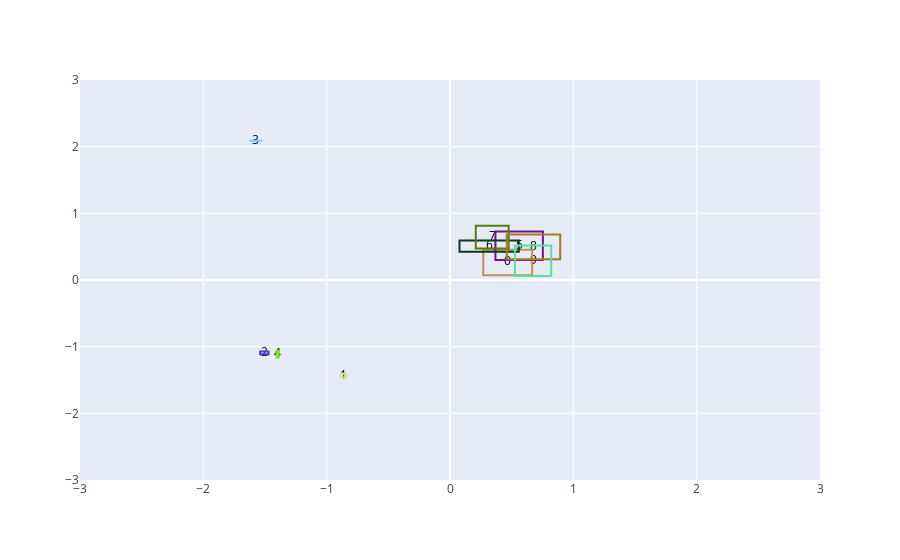
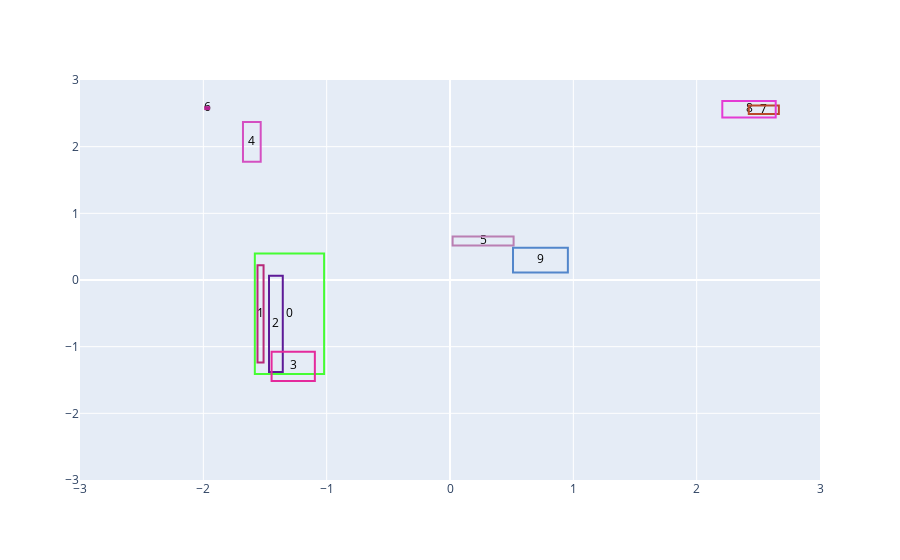

These figures' notebook cell, in order:
### Code cell
import matplotlib.patches as patches
from copy import copy
import matplotlib.pyplot as plt
import matplotlib.patches as patches
import matplotlib._color_data as mcd
import random
import plotly.graph_objects as go

colors = [name for name in mcd.CSS4_COLORS
           if "xkcd:" + name in mcd.XKCD_COLORS]


def extract_embeddings(boxes):
        list_box = []
        list_box.append(boxes.z.data.tolist())
        list_box.append(boxes.Z.data.tolist())        

        rect = patches.Rectangle((list_box[0][0], list_box[0][1]), 
                    list_box[1][0] - list_box[0][0], 
                    list_box[1][1] - list_box[0][1])
        
        rx, ry = rect.get_xy()
        cx = rx + rect.get_width()/2.0
        cy = ry + rect.get_height()/2.0

        return rect, [list_box[0][0], list_box[0][1], list_box[1][0], list_box[1][1]], cx, cy

lis_all = list(range(10))
center_x = []
center_y = []
words = []
all_rect = []
points = []

for i in lis_all:
    emb = boxes_target[i]
    rect, p, cx, cy = extract_embeddings(emb)
    all_rect.append(rect)
    points.append(p)
    center_x.append(cx)
    center_y.append(cy)
    words.append(str(i))

fig = go.Figure()

fig.add_trace(
    go.Scatter(
        x=center_x,
        y=center_y,
        mode="text",
        text=words,
        textposition="middle center",
        textfont=dict(color="black"),
    )
)

fig.update_xaxes(range=[-3, +3])
fig.update_yaxes(range=[-3, +3])

for i, point in enumerate(points):
  color = "#%06x" % random.randint(0, 0xFFFFFF)
  fig.add_shape(type="rect",
      x0=point[0], y0=point[1], x1=point[2], y1=point[3],
      line=dict(color=color),
  )

fig.update_layout(margin=dict(l=80, r=80, t=80, b=80),)

fig.show()

lis_all = list(range(10))
center_x = []
center_y = []
words = []
all_rect = []
points = []

for i in lis_all:
    emb = boxes_context[i]
    rect, p, cx, cy = extract_embeddings(emb)
    all_rect.append(rect)
    points.append(p)
    center_x.append(cx)
    center_y.append(cy)
    words.append(str(i))

fig1 = go.Figure()

fig1.add_trace(
    go.Scatter(
        x=center_x,
        y=center_y,
        mode="text",
        text=words,
        textposition="middle center",
        textfont=dict(color="black"),
    )
)

fig1.update_xaxes(range=[-3, +3])
fig1.update_yaxes(range=[-3, +3])

for i, point in enumerate(points):
  color = "#%06x" % random.randint(0, 0xFFFFFF)
  fig1.add_shape(type="rect",
      x0=point[0], y0=point[1], x1=point[2], y1=point[3],
      line=dict(color=color),
  )

fig1.update_layout(margin=dict(l=80, r=80, t=80, b=80),)

fig1.show()

### Figure 1 — Plotly figure (JSON) as saved in the notebook; plotly's stock layout.template omitted (floating-point values rounded to 4 significant figures)
{"data": [{"mode": "text", "text": ["0", "1", "2", "3", "4", "5", "6", "7", "8", "9"], "textfont": {"color": "black"}, "textposition": "middle center", "type": "scatter", "x": [0.468, -0.8624, -1.505, -1.574, -1.398, 0.5606, 0.3173, 0.3422, 0.677, 0.6733], "y": [0.263, -1.435, -1.094, 2.09, -1.114, 0.5146, 0.5068, 0.6427, 0.4971, 0.2898]}], "layout": {"margin": {"b": 80, "l": 80, "r": 80, "t": 80}, "shapes": [{"line": {"color": "#c29150"}, "type": "rect", "x0": 0.2698, "x1": 0.6662, "y0": 0.07297, "y1": 0.453}, {"line": {"color": "#d8e389"}, "type": "rect", "x0": -0.8842, "x1": -0.8406, "y0": -1.464, "y1": -1.405}, {"line": {"color": "#5437d3"}, "type": "rect", "x0": -1.54, "x1": -1.471, "y0": -1.115, "y1": -1.072}, {"line": {"color": "#5ad8f2"}, "type": "rect", "x0": -1.618, "x1": -1.53, "y0": 2.088, "y1": 2.091}, {"line": {"color": "#78e52a"}, "type": "rect", "x0": -1.406, "x1": -1.39, "y0": -1.164, "y1": -1.063}, {"line": {"color": "#76118d"}, "type": "rect", "x0": 0.3682, "x1": 0.7529, "y0": 0.3013, "y1": 0.7278}, {"line": {"color": "#0c3720"}, "type": "rect", "x0": 0.07703, "x1": 0.5576, "y0": 0.4226, "y1": 0.5909}, {"line": {"color": "#5a7b0a"}, "type": "rect", "x0": 0.2091, "x1": 0.4753, "y0": 0.4734, "y1": 0.8119}, {"line": {"color": "#a67922"}, "type": "rect", "x0": 0.4602, "x1": 0.8938, "y0": 0.3117, "y1": 0.6825}, {"line": {"color": "#58e0a0"}, "type": "rect", "x0": 0.526, "x1": 0.8205, "y0": 0.06178, "y1": 0.5179}], "xaxis": {"range": [-3, 3]}, "yaxis": {"range": [-3, 3]}}}

### Figure 2 — Plotly figure (JSON) as saved in the notebook; plotly's stock layout.template omitted (floating-point values rounded to 4 significant figures)
{"data": [{"mode": "text", "text": ["0", "1", "2", "3", "4", "5", "6", "7", "8", "9"], "textfont": {"color": "black"}, "textposition": "middle center", "type": "scatter", "x": [-1.302, -1.536, -1.412, -1.271, -1.607, 0.2684, -1.969, 2.544, 2.424, 0.7333], "y": [-0.5075, -0.5084, -0.6593, -1.296, 2.071, 0.5845, 2.578, 2.554, 2.562, 0.299]}], "layout": {"margin": {"b": 80, "l": 80, "r": 80, "t": 80}, "shapes": [{"line": {"color": "#45fd33"}, "type": "rect", "x0": -1.582, "x1": -1.021, "y0": -1.411, "y1": 0.3962}, {"line": {"color": "#b82978"}, "type": "rect", "x0": -1.561, "x1": -1.512, "y0": -1.237, "y1": 0.2206}, {"line": {"color": "#5d1a97"}, "type": "rect", "x0": -1.468, "x1": -1.356, "y0": -1.382, "y1": 0.06329}, {"line": {"color": "#e42a9c"}, "type": "rect", "x0": -1.447, "x1": -1.096, "y0": -1.515, "y1": -1.076}, {"line": {"color": "#d44fc1"}, "type": "rect", "x0": -1.679, "x1": -1.535, "y0": 1.773, "y1": 2.368}, {"line": {"color": "#ba7fb3"}, "type": "rect", "x0": 0.02111, "x1": 0.5157, "y0": 0.5174, "y1": 0.6516}, {"line": {"color": "#b52391"}, "type": "rect", "x0": -1.985, "x1": -1.953, "y0": 2.564, "y1": 2.593}, {"line": {"color": "#b9492b"}, "type": "rect", "x0": 2.423, "x1": 2.666, "y0": 2.49, "y1": 2.618}, {"line": {"color": "#e43bd4"}, "type": "rect", "x0": 2.208, "x1": 2.641, "y0": 2.439, "y1": 2.685}, {"line": {"color": "#5286cb"}, "type": "rect", "x0": 0.5109, "x1": 0.9557, "y0": 0.1124, "y1": 0.4856}], "xaxis": {"range": [-3, 3]}, "yaxis": {"range": [-3, 3]}}}
